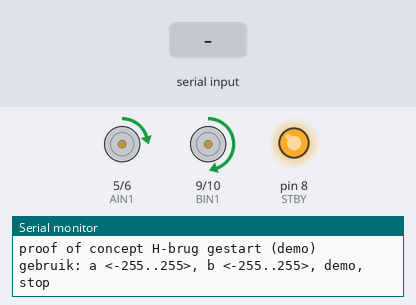
Simulated run of this sketch. Board: Arduino Uno, built with avr-gcc and run on an emulated ATmega328P. On the bench: motor-driver pin pairs drawn as motors (green arrow = first pin HIGH = forward, orange = second pin HIGH = backward, longer = more drive, stopped while the standby pin is LOW), output pins drawn as LEDs (lit = HIGH), the last lines printed to the serial monitor. The test bench sets the inputs (shaded band).

Above: at 4.2 s.
4.3 s: "1,90,45\n" received over Serial
At 4.7 s:
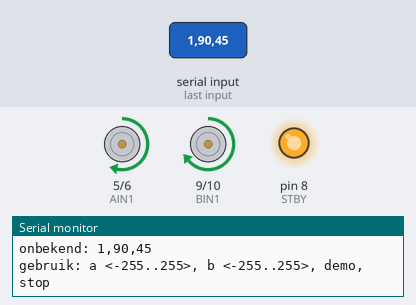
7.3 s: "5\n" received over Serial
At 7.72 s:
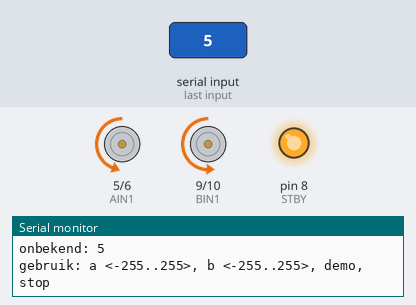
Timing chart, 0 to 31.6 s (numbered marks = the images above; inputs shaded):
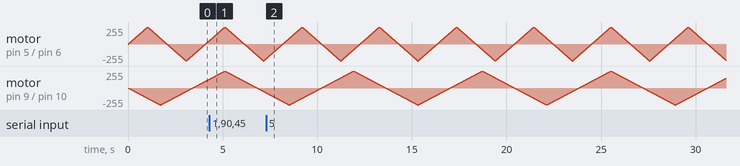

The sketch:

hbridge.ino
```cpp
// proof of concept H-brug (DRV8833)
// 2 motoren onafhankelijk, traploos in snelheid en in beide richtingen
// de motoren worden gesimuleerd met 2 antiparallelle leds per uitgang:
// led "vooruit" licht op bij vooruit, led "achteruit" bij achteruit, helderheid = snelheid
//
// commando's via de seriële monitor (9600 baud, regeleinde Newline):
//   a <snelheid>   motor A instellen, -255 (achteruit) .. 0 (stil) .. 255 (vooruit)
//   b <snelheid>   motor B instellen
//   demo           automatische demo (standaard bij opstarten)
//   stop           beide motoren stil, demo uit

#include <Arduino.h>
#include <SerialCommands.h>

// DRV8833 motordriver, zie aansluitschema
const uint8_t AIN1   = 5;   // motor A, PWM (timer 0)
const uint8_t AIN2   = 6;   // motor A, PWM (timer 0)
const uint8_t BIN1   = 9;   // motor B, PWM (timer 1)
const uint8_t BIN2   = 10;  // motor B, PWM (timer 1)
const uint8_t STBY   = 8;   // hoog = driver aan (nSLEEP van de DRV8833)

const unsigned long DEMO_STEP_MS = 20;

bool demo = true;
int speedA = 0;
int speedB = 0;

// snelheid -255 .. 255: PWM op IN1 = vooruit, PWM op IN2 = achteruit, 0 = uitbollen
void setMotor(uint8_t in1, uint8_t in2, int speed)
{
  speed = constrain(speed, -255, 255);
  if (speed >= 0)
  {
    analogWrite(in1, speed);
    digitalWrite(in2, LOW);
  }
  else
  {
    digitalWrite(in1, LOW);
    analogWrite(in2, -speed);
  }
}

void setMotors(int a, int b)
{
  speedA = constrain(a, -255, 255);
  speedB = constrain(b, -255, 255);
  setMotor(AIN1, AIN2, speedA);
  setMotor(BIN1, BIN2, speedB);
}

void printSpeeds()
{
  Serial.print("A: ");
  Serial.print(speedA);
  Serial.print("\tB: ");
  Serial.println(speedB);
}

// ---------- commando's ----------
char serialBuffer[32];
SerialCommands serialCommands(&Serial, serialBuffer, sizeof(serialBuffer), "\n", " \r");

void cmdA(SerialCommands* sender)
{
  char* arg = sender->Next();
  if (arg == NULL) return;
  demo = false;
  setMotors(atoi(arg), speedB);
  printSpeeds();
}

void cmdB(SerialCommands* sender)
{
  char* arg = sender->Next();
  if (arg == NULL) return;
  demo = false;
  setMotors(speedA, atoi(arg));
  printSpeeds();
}

void cmdDemo(SerialCommands* sender)
{
  demo = true;
  Serial.println("demo aan");
}

void cmdStop(SerialCommands* sender)
{
  demo = false;
  setMotors(0, 0);
  printSpeeds();
}

void cmdOnbekend(SerialCommands* sender, const char* cmd)
{
  Serial.print("onbekend: ");
  Serial.println(cmd);
  Serial.println("gebruik: a <-255..255>, b <-255..255>, demo, stop");
}

SerialCommand serialA("a", cmdA);
SerialCommand serialB("b", cmdB);
SerialCommand serialDemo("demo", cmdDemo);
SerialCommand serialStop("stop", cmdStop);

// ---------- demo ----------
// motor A en B lopen elk met een andere snelheid op en af tussen -255 en 255,
// zo is te zien dat ze onafhankelijk van elkaar geregeld worden
void runDemo()
{
  static unsigned long lastStep = 0;
  static int stepA = 5;
  static int stepB = -3;

  if (millis() - lastStep < DEMO_STEP_MS) return;
  lastStep = millis();

  int a = speedA + stepA;
  int b = speedB + stepB;
  if (a >= 255 || a <= -255) stepA = -stepA;
  if (b >= 255 || b <= -255) stepB = -stepB;
  setMotors(a, b);
}

void setup()
{
  pinMode(AIN1, OUTPUT);
  pinMode(AIN2, OUTPUT);
  pinMode(BIN1, OUTPUT);
  pinMode(BIN2, OUTPUT);
  pinMode(STBY, OUTPUT);

  setMotors(0, 0);
  digitalWrite(STBY, HIGH);  // driver aan

  Serial.begin(9600);
  serialCommands.SetDefaultHandler(cmdOnbekend);
  serialCommands.AddCommand(&serialA);
  serialCommands.AddCommand(&serialB);
  serialCommands.AddCommand(&serialDemo);
  serialCommands.AddCommand(&serialStop);

  Serial.println("proof of concept H-brug gestart (demo)");
  Serial.println("gebruik: a <-255..255>, b <-255..255>, demo, stop");
}

void loop()
{
  serialCommands.ReadSerial();
  if (demo) runDemo();
}
```
